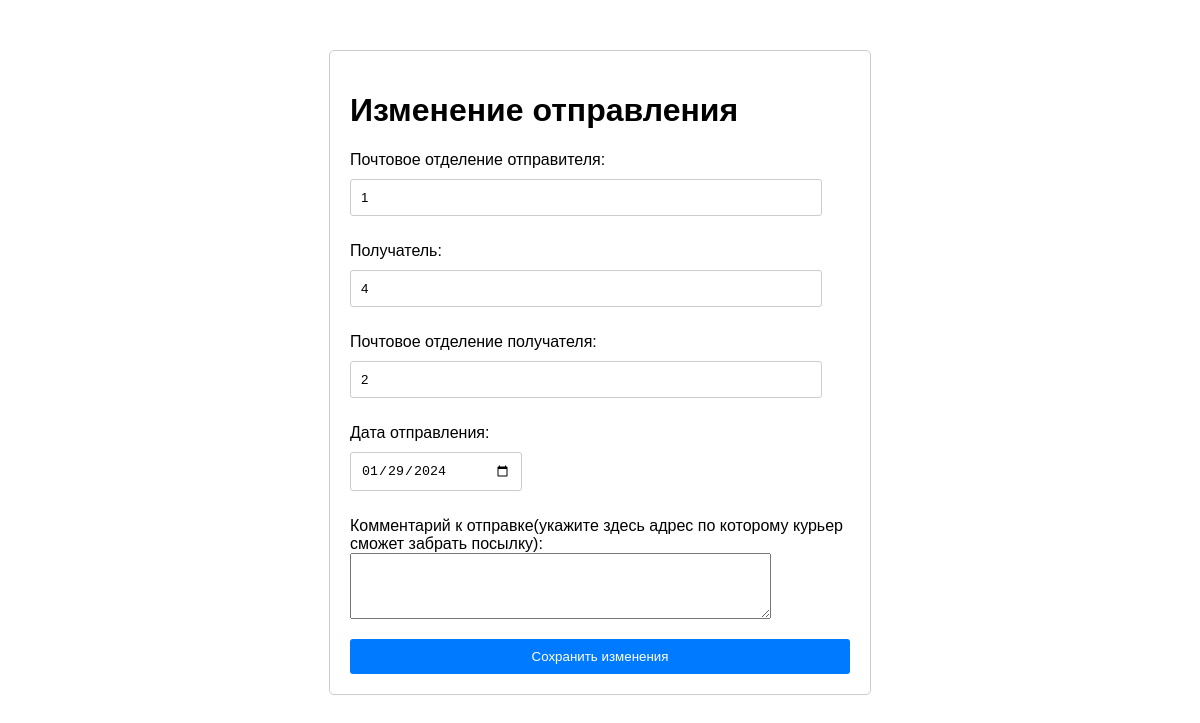
The app's page /web_user/edit_message.php?idMessage=19 with its own data.
### tables this page shows
CREATE TABLE `message` (
  `idMessage` int NOT NULL,
  `sender` int NOT NULL,
  `recipient` int DEFAULT NULL,
  `senders_post_office` int NOT NULL,
  `recipients_post_office` int NOT NULL,
  `type_of_message` int NOT NULL,
  `status` int NOT NULL,
  `date_of_dispatch` date NOT NULL,
  `date_of_receipt` date NOT NULL,
  `Comment` varchar(45) DEFAULT NULL,
  `locked` int NOT NULL DEFAULT '0'
);

### web_user/edit_message.php (the view, shortened to what this page needs)
<!DOCTYPE html>
<html>
<head>
    <link rel="stylesheet" href="StyleSheet1.css" />
</head>
<body>
    <div class="form-container">
        <h1>Изменение отправления</h1>
        <form action="saveChangemessage.php" method="post">
                <?php
                include("bd.php");
                $idMessage = $_GET['idMessage'];
                ?>
            <?php
            $sql = "SELECT recipient, senders_post_office, recipients_post_office, date_of_dispatch, Comment FROM message WHERE idMessage = $idMessage";
            $result = mysqli_query($dblink, $sql);
            if ($result->num_rows > 0) {
                $row = $result->fetch_assoc();
                ?>
                <p>
                    <label>
                        Почтовое отделение отправителя:<br />
                    </label>
                    <input list="posts" type="text" name="senderpostoffice" id="senderpostoffice_input" onchange="checkSenderpostoffice()" value="<?php echo $row['senders_post_office']; ?>" />
                </p>
                <p>
                    <label>
                        Получатель:<br />
                    </label>
                    <input list="users" type="text" name="recipient" required value="<?php echo $row['recipient']; ?>" />
                </p>
                <p>
                    <label>
                        Почтовое отделение получателя:<br />
                    </label>
                    <input list="posts" type="text" name="recipientpostoffice" id="recipientpostoffice_input" onchange="checkRecipientpostoffice()" required value="<?php echo $row['recipients_post_office']; ?>" />
                </p>
                <p>
                    <label>
                        Дата отправления:<br />
                    </label>
                    <input type="date" name="date_of_dispatch" value="<?php echo $row['date_of_dispatch']; ?>" />
                </p>
                <p>
                    <label>
                        Комментарий к отправке(укажите здесь адрес по которому курьер сможет забрать посылку):<br />
                    </label>
                    <textarea name="comment" rows="4" cols="50">
                        <?php echo $row['Comment']; ?>
                    </textarea>
                </p>
                <?php
            }
            ?>
            <input type="submit" value="Сохранить изменения" id="submitButton" />
        </form>
    </div>
</body>
</html>

### web_user/StyleSheet1.css (style rules this page uses)
.form-container { max-width: 500px; margin: 50px auto; padding: 20px; border: 1px solid #ccc; border-radius: 5px; }
input[type="number"], input[type="password"], input[type="text"] { width: 90%; padding: 10px; margin: 10px 0; border: 1px solid #ccc; border-radius: 3px; }
input[type="date"] { width: 30%; padding: 10px; margin: 10px 0; border: 1px solid #ccc; border-radius: 3px; }
input[type="submit"] { width: 100%; padding: 10px; background-color: #007bff; color: white; border: none; border-radius: 3px; cursor: pointer; }

### records on screen
message: senderpostoffice "1", recipient "4", recipientpostoffice "2", date_of_dispatch "01/29/2024"
